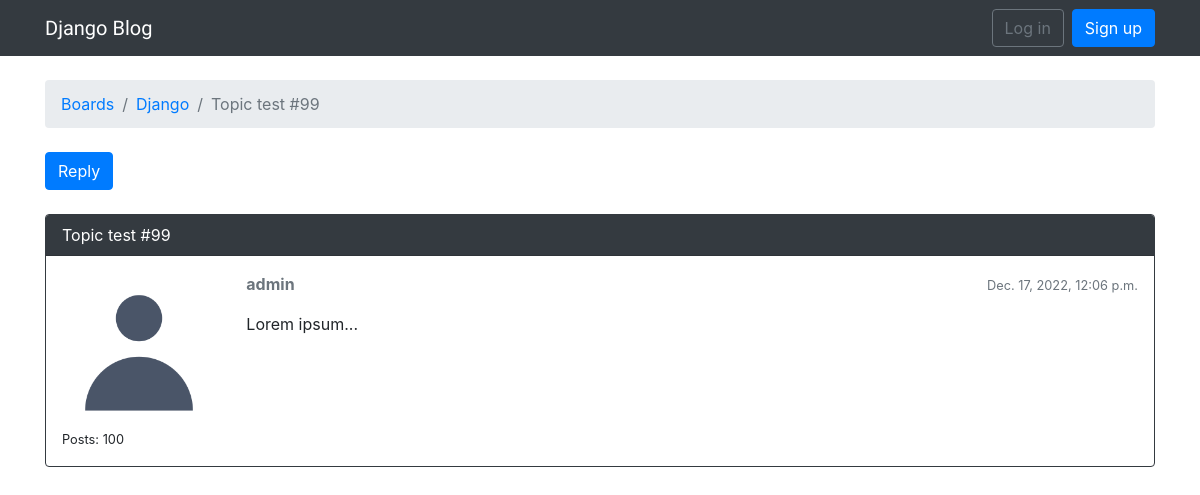
The page /boards/1/topics/101/ on the database its author committed.
### boards/models.py (models this page shows, shortened)
class Topic(models.Model):
    subject = models.CharField(max_length=255)
    last_updated = models.DateTimeField(auto_now_add=True)
    board = models.ForeignKey(Board , related_name="topics", on_delete=models.CASCADE)
    starter = models.ForeignKey(User , related_name="topics", on_delete=models.CASCADE)
    views = models.PositiveIntegerField(default=0)  # <- here

class Board(models.Model):
    name = models.CharField(max_length=30, unique=True)
    description = models.CharField(max_length=100)

class Post(models.Model):
    message = models.TextField(max_length=4000)
    topic = models.ForeignKey(Topic, related_name="posts", on_delete=models.CASCADE)
    created_at = models.DateTimeField(auto_now_add=True)
    updated_at = models.DateTimeField(null=True)
    created_by = models.ForeignKey(User, related_name="posts", on_delete=models.CASCADE)
    updated_by = models.ForeignKey(User, null=True, related_name='+', on_delete=models.CASCADE)
    def get_message_as_markdown(self):
        return mark_safe(markdown(self.message, safe_mode='escape'))

### boards/views.py (the view)
# urls.py: re_path(r'^boards/(?P<pk>\d+)/topics/(?P<topic_pk>\d+)/$', views.PostListView.as_view(), name='topic_posts'),
class PostListView(ListView):
    model = Post
    context_object_name = 'posts'
    template_name = 'topic_posts.html'
    paginate_by = 2
    def get_context_data(self, **kwargs):
        session_key = 'viewed_topic_{}'.format(self.topic.pk)  # <-- here
        if not self.request.session.get(session_key, False):
            self.topic.views += 1
            self.topic.save()
            self.request.session[session_key] = True
        kwargs['topic'] = self.topic
        return super().get_context_data(**kwargs)
    def get_queryset(self):
        self.topic = get_object_or_404(Topic, board__pk=self.kwargs.get('pk'), pk=self.kwargs.get('topic_pk'))
        queryset = self.topic.posts.order_by('created_at')
        return queryset

### templates/topic_posts.html (shortened to what this page needs)
{% extends 'base.html' %}
{% load static %}
{% load gravatar %}
{% block breadcrumb %}
  <li class="breadcrumb-item"><a href="{% url 'home' %}">Boards</a></li>
  <li class="breadcrumb-item"><a href="{% url 'board_topics' topic.board.pk %}">{{ topic.board.name }}</a></li>
  <li class="breadcrumb-item active">{{ topic.subject }}</li>
{% endblock %}
{% block content %}
  <div class="mb-4">
    <a href="{% url 'reply_topic' topic.board.pk topic.pk %}"  class="btn btn-primary" role="button">Reply</a >
  </div>
  {% for post in posts %}
    <div id="{{ post.pk }}" class="card {% if forloop.last %}mb-4{% else %}mb-2{% endif %} {% if forloop.first %}border-dark{% endif %}">
        {% if forloop.first %}
            <div class="card-header text-white bg-dark py-2 px-3">{{ topic.subject }}</div>
        {% endif %}
      <div class="card-body p-3">
        <div class="row">
          <div class="col-2">
            <img src="{%static 'img/user_icon.png' %}" alt="{{ post.created_by.username }}" class="w-100 rounded">
            <small>Posts: {{ post.created_by.posts.count }}</small>
          </div>
          <div class="col-10">
            <div class="row mb-3">
              <div class="col-6">
                <strong class="text-muted">{{ post.created_by.username }}</strong>
              </div>
              <div class="col-6 text-right">
                <small class="text-muted">{{ post.created_at }}</small>
              </div>
            </div>
            {{ post.get_message_as_markdown }}
          </div>
        </div>
      </div>
    </div>
  {% endfor %}
{% endblock %}

### rows shown on the page
Topic: board.name "Django", subject "Topic test #99"
Post: created_by.posts.count "100", created_by.username "admin", created_at "Dec. 17, 2022, 12:06 p.m.", get_message_as_markdown "Lorem ipsum..."
